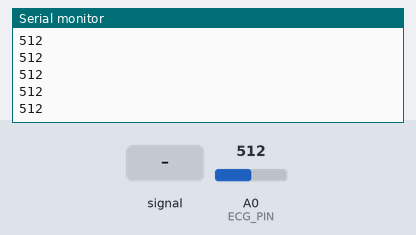
Recording of a sketch running on a simulated Arduino Uno, built with avr-gcc and run on an emulated ATmega328P. Parts: the last lines printed to the serial monitor. The inputs (shaded band) are chosen by the test bench; at power-on: A0 (ECG_PIN) = 512.

Above: at 1.2 s.
1.3 s: A0 (ECG_PIN) fed a 200 Hz sine of ±81 counts around its level
At 1.9 s:
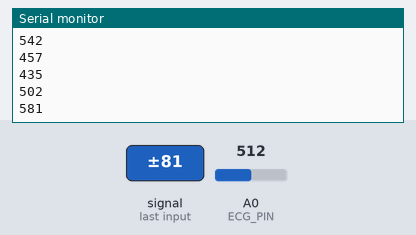
2.8 s: A0 (ECG_PIN) set to 716
At 3.4 s:
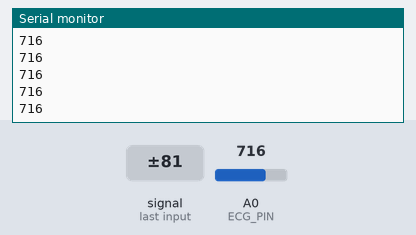
4.3 s: A0 (ECG_PIN) fed a 1000 Hz sine of ±255 counts around its level
5.8 s: A0 (ECG_PIN) set to 1023
At 6.3 s:
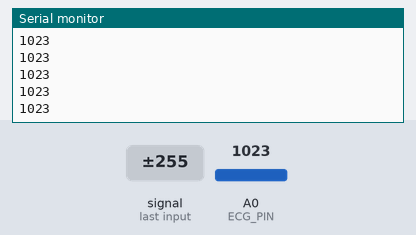
Timing chart, 0 to 8.3 s (numbered marks = the images above; inputs shaded):
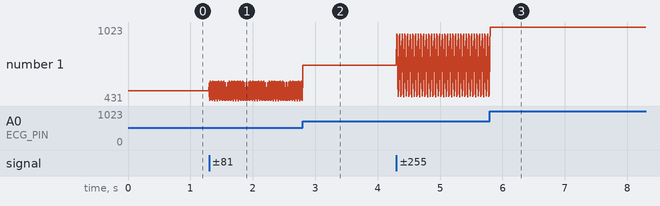

Measured:
- after the input at 1.3 s, the serial monitor: prints a new line at once (image 1)
- plotted number 1: 512 → 575 after the input at 1.3 s

The sketch:

ECG-AD8236.ino
```cpp
const int ECG_PIN = A0;

unsigned long lastSample = 0;
const int sampleRate = 250;
const int samplePeriod = 1000 / sampleRate;

void setup() {
  Serial.begin(115200);
}

void loop() {
  unsigned long now = millis();

  if (now - lastSample >= samplePeriod) {
    lastSample = now;

    int ecg = analogRead(ECG_PIN);

    Serial.println(ecg);
  }
}
```
